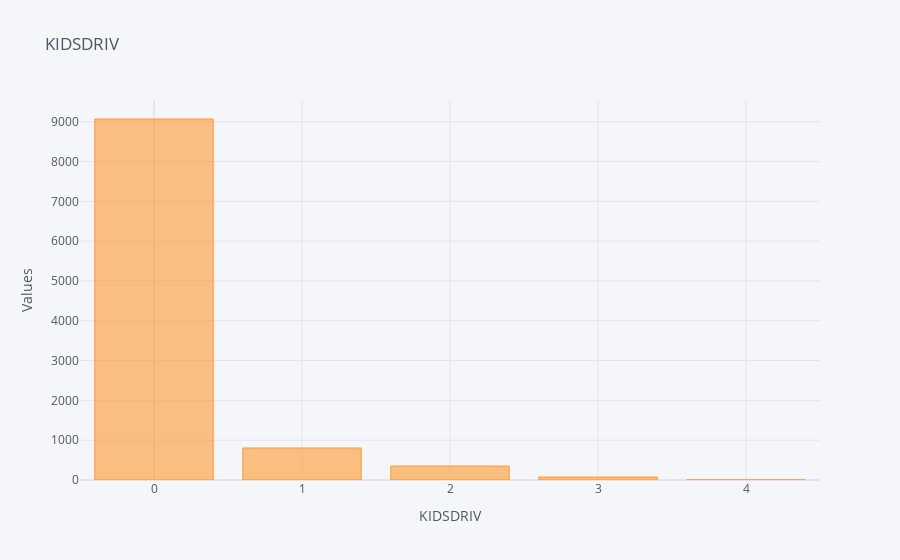
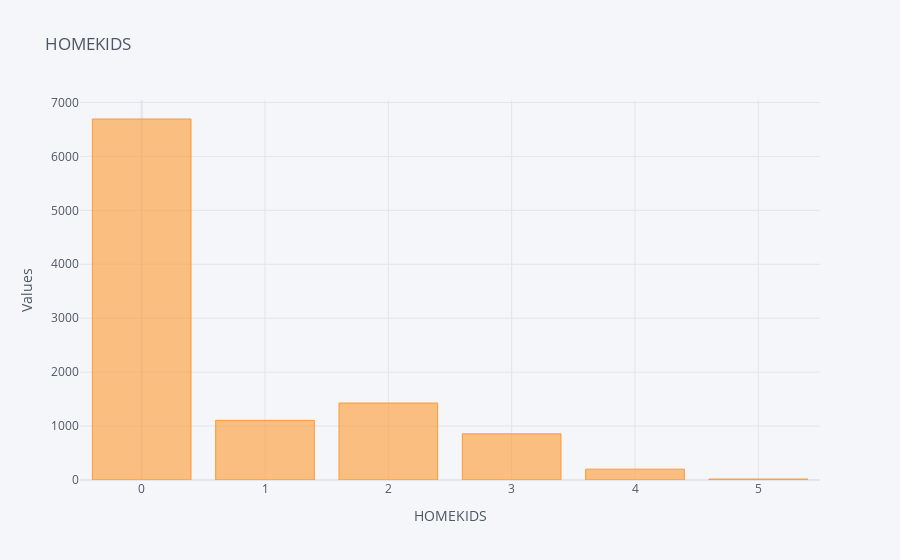
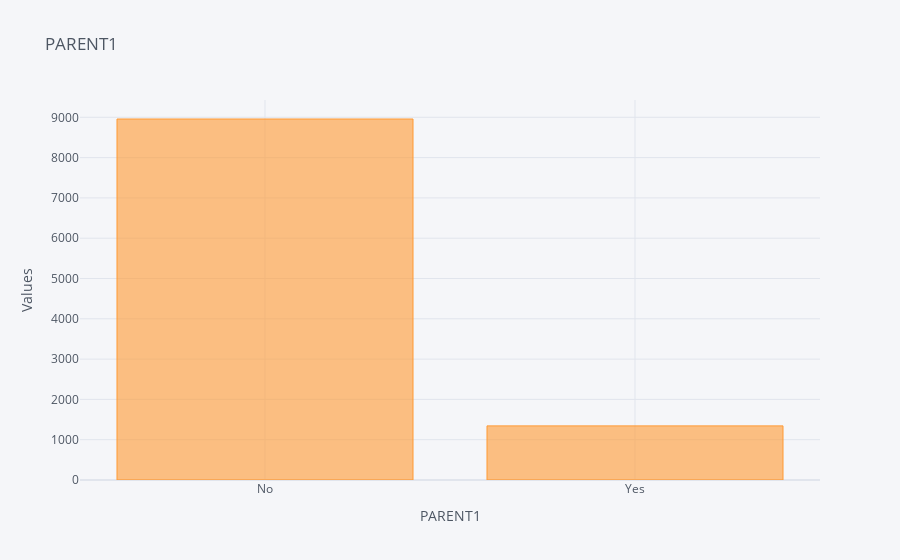
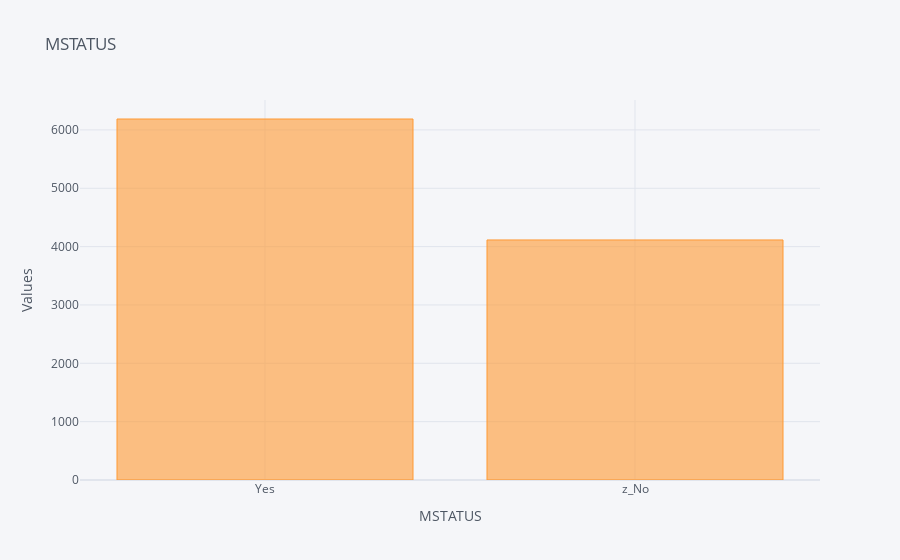

Notebook code cell kept with these figures, in order:
### Code cell
for column in object_columns:
    if len(data[column].unique())<=40:
        data[column].value_counts().iplot(kind='bar',title=column, 
                                        xTitle=column, 
                                        yTitle='Values')

### Figure 1 — Plotly figure (JSON) as saved in the notebook; plotly's stock layout.template omitted (floating-point values rounded to 4 significant figures)
{"data": [{"marker": {"color": "rgba(255, 153, 51, 0.6)", "line": {"color": "rgba(255, 153, 51, 1.0)", "width": 1}}, "name": "KIDSDRIV", "orientation": "v", "text": "", "type": "bar", "x": [0, 1, 2, 3, 4], "y": [9068, 804, 351, 74, 4]}], "layout": {"legend": {"bgcolor": "#F5F6F9", "font": {"color": "#4D5663"}}, "paper_bgcolor": "#F5F6F9", "plot_bgcolor": "#F5F6F9", "title": {"font": {"color": "#4D5663"}, "text": "KIDSDRIV"}, "xaxis": {"gridcolor": "#E1E5ED", "showgrid": true, "tickfont": {"color": "#4D5663"}, "title": {"font": {"color": "#4D5663"}, "text": "KIDSDRIV"}, "zerolinecolor": "#E1E5ED"}, "yaxis": {"gridcolor": "#E1E5ED", "showgrid": true, "tickfont": {"color": "#4D5663"}, "title": {"font": {"color": "#4D5663"}, "text": "Values"}, "zerolinecolor": "#E1E5ED"}}}

### Figure 2 — Plotly figure (JSON) as saved in the notebook; plotly's stock layout.template omitted (floating-point values rounded to 4 significant figures)
{"data": [{"marker": {"color": "rgba(255, 153, 51, 0.6)", "line": {"color": "rgba(255, 153, 51, 1.0)", "width": 1}}, "name": "HOMEKIDS", "orientation": "v", "text": "", "type": "bar", "x": [0, 2, 1, 3, 4, 5], "y": [6693, 1427, 1106, 856, 201, 18]}], "layout": {"legend": {"bgcolor": "#F5F6F9", "font": {"color": "#4D5663"}}, "paper_bgcolor": "#F5F6F9", "plot_bgcolor": "#F5F6F9", "title": {"font": {"color": "#4D5663"}, "text": "HOMEKIDS"}, "xaxis": {"gridcolor": "#E1E5ED", "showgrid": true, "tickfont": {"color": "#4D5663"}, "title": {"font": {"color": "#4D5663"}, "text": "HOMEKIDS"}, "zerolinecolor": "#E1E5ED"}, "yaxis": {"gridcolor": "#E1E5ED", "showgrid": true, "tickfont": {"color": "#4D5663"}, "title": {"font": {"color": "#4D5663"}, "text": "Values"}, "zerolinecolor": "#E1E5ED"}}}

### Figure 3 — Plotly figure (JSON) as saved in the notebook; plotly's stock layout.template omitted (floating-point values rounded to 4 significant figures)
{"data": [{"marker": {"color": "rgba(255, 153, 51, 0.6)", "line": {"color": "rgba(255, 153, 51, 1.0)", "width": 1}}, "name": "PARENT1", "orientation": "v", "text": "", "type": "bar", "x": ["No", "Yes"], "y": [8958, 1343]}], "layout": {"legend": {"bgcolor": "#F5F6F9", "font": {"color": "#4D5663"}}, "paper_bgcolor": "#F5F6F9", "plot_bgcolor": "#F5F6F9", "title": {"font": {"color": "#4D5663"}, "text": "PARENT1"}, "xaxis": {"gridcolor": "#E1E5ED", "showgrid": true, "tickfont": {"color": "#4D5663"}, "title": {"font": {"color": "#4D5663"}, "text": "PARENT1"}, "zerolinecolor": "#E1E5ED"}, "yaxis": {"gridcolor": "#E1E5ED", "showgrid": true, "tickfont": {"color": "#4D5663"}, "title": {"font": {"color": "#4D5663"}, "text": "Values"}, "zerolinecolor": "#E1E5ED"}}}

### Figure 4 — Plotly figure (JSON) as saved in the notebook; plotly's stock layout.template omitted (floating-point values rounded to 4 significant figures)
{"data": [{"marker": {"color": "rgba(255, 153, 51, 0.6)", "line": {"color": "rgba(255, 153, 51, 1.0)", "width": 1}}, "name": "MSTATUS", "orientation": "v", "text": "", "type": "bar", "x": ["Yes", "z_No"], "y": [6187, 4114]}], "layout": {"legend": {"bgcolor": "#F5F6F9", "font": {"color": "#4D5663"}}, "paper_bgcolor": "#F5F6F9", "plot_bgcolor": "#F5F6F9", "title": {"font": {"color": "#4D5663"}, "text": "MSTATUS"}, "xaxis": {"gridcolor": "#E1E5ED", "showgrid": true, "tickfont": {"color": "#4D5663"}, "title": {"font": {"color": "#4D5663"}, "text": "MSTATUS"}, "zerolinecolor": "#E1E5ED"}, "yaxis": {"gridcolor": "#E1E5ED", "showgrid": true, "tickfont": {"color": "#4D5663"}, "title": {"font": {"color": "#4D5663"}, "text": "Values"}, "zerolinecolor": "#E1E5ED"}}}
